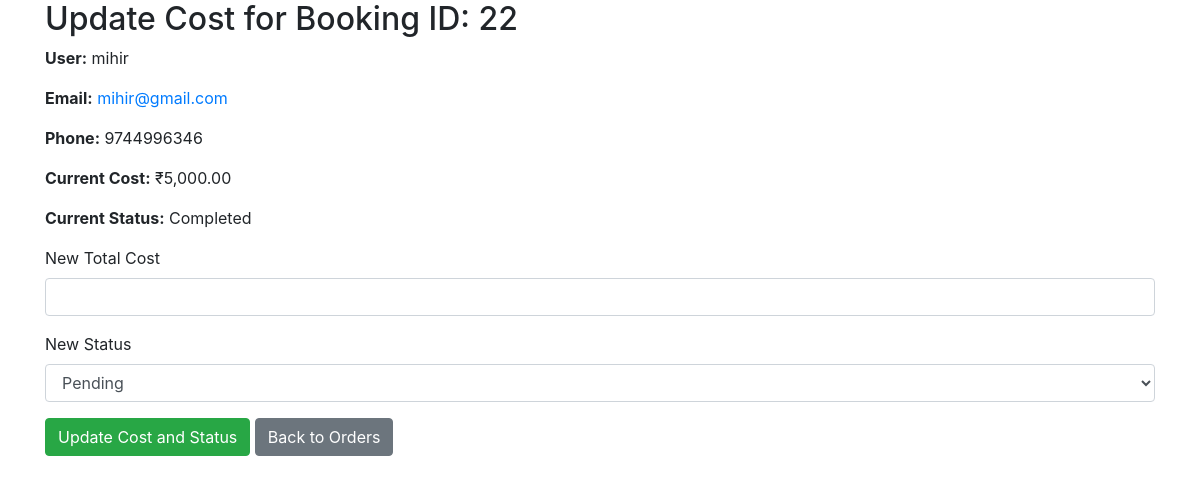
The page /update_cost.php?booking_id=22 (signed in) on the database its author committed.
### tables this page shows
CREATE TABLE `bookings` (
  `booking_id` int(11) NOT NULL,
  `user_id` int(11) DEFAULT NULL,
  `team_id` int(11) DEFAULT NULL,
  `event_id` int(11) DEFAULT NULL,
  `booking_date` timestamp NOT NULL DEFAULT current_timestamp(),
  `event_date` date DEFAULT NULL,
  `people_attending` int(11) DEFAULT NULL,
  `status` enum('Pending','Confirmed','Completed','Cancelled') DEFAULT 'Pending',
  `total_cost` decimal(10,2) DEFAULT NULL,
  `payment_status` enum('Pending','Paid') DEFAULT 'Pending',
  `updated_at` timestamp NOT NULL DEFAULT current_timestamp() ON UPDATE current_timestamp()
);

CREATE TABLE `users` (
  `user_id` int(11) NOT NULL,
  `username` varchar(50) NOT NULL,
  `email` varchar(100) NOT NULL,
  `password` varchar(255) NOT NULL,
  `phone` varchar(15) DEFAULT NULL,
  `created_at` timestamp NOT NULL DEFAULT current_timestamp()
);

### update_cost.php (the view, shortened to what this page needs)
<?php
require_once 'includes/db_connect.php';
$teamId = $_SESSION['teamid'];
$bookingId = intval($_GET['booking_id']);
$stmt = $conn->prepare("
    SELECT b.total_cost, u.username, u.email, u.phone, b.status
    FROM bookings b
    JOIN users u ON b.user_id = u.user_id
    WHERE b.booking_id = ? AND b.team_id = ?
");
$stmt->bind_param("ii", $bookingId, $teamId);
$stmt->execute();
$result = $stmt->get_result();
$booking = $result->fetch_assoc();
?>
<!DOCTYPE html>
<html lang="en">
<head>
    <link rel="stylesheet" href="css/bootstrap.css">
</head>
<body>
    <div class="container">
        <h2>Update Cost for Booking ID: <?php echo $bookingId; ?></h2>
        <p><strong>User:</strong> <?php echo htmlspecialchars($booking['username']); ?></p>
        <p><strong>Email:</strong> <a href="mailto:<?php echo htmlspecialchars($booking['email']); ?>"><?php echo htmlspecialchars($booking['email']); ?></a></p>
        <p><strong>Phone:</strong> <?php echo htmlspecialchars($booking['phone']); ?></p>
        <p><strong>Current Cost:</strong> ₹<?php echo number_format($booking['total_cost'], 2); ?></p>
        <p><strong>Current Status:</strong> <?php echo htmlspecialchars($booking['status']); ?></p>
        <form method="POST" action="">
            <div class="form-group">
                <label for="total_cost">New Total Cost</label>
                <input type="number" step="0.01" min="0" class="form-control" id="total_cost" name="total_cost" required>
            </div>
            <div class="form-group">
                <label for="status">New Status</label>
                <select class="form-control" id="status" name="status" required>
                    <option value="Pending">Pending</option>
                </select>
            </div>
            <button type="submit" class="btn btn-success">Update Cost and Status</button>
            <a href="team_orders.php" class="btn btn-secondary">Back to Orders</a>
        </form>
    </div>
</body>
</html>

### rows shown on the page
bookings: user.username "mihir", user.email "mihir@gmail.com", user.phone "9744996346", total_cost "5,000.00", status "Completed"

### other values the page prints
$bookingId "22"
